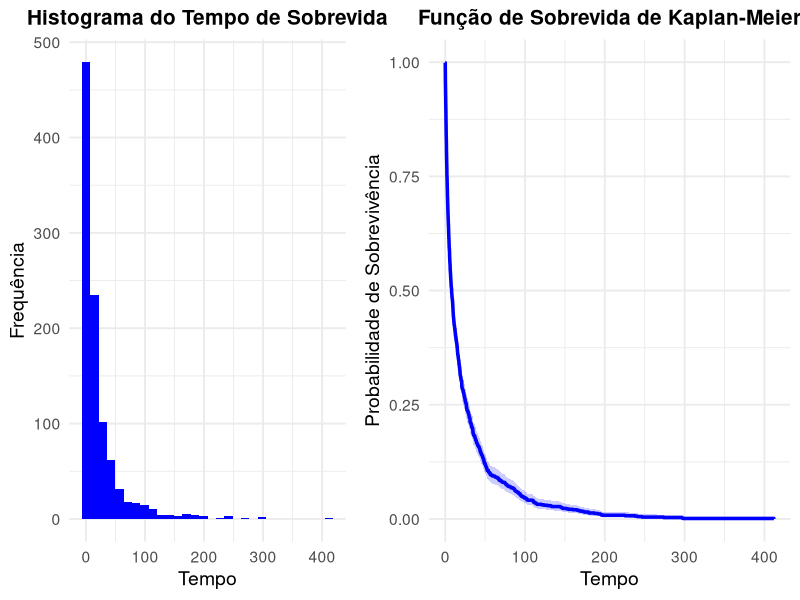
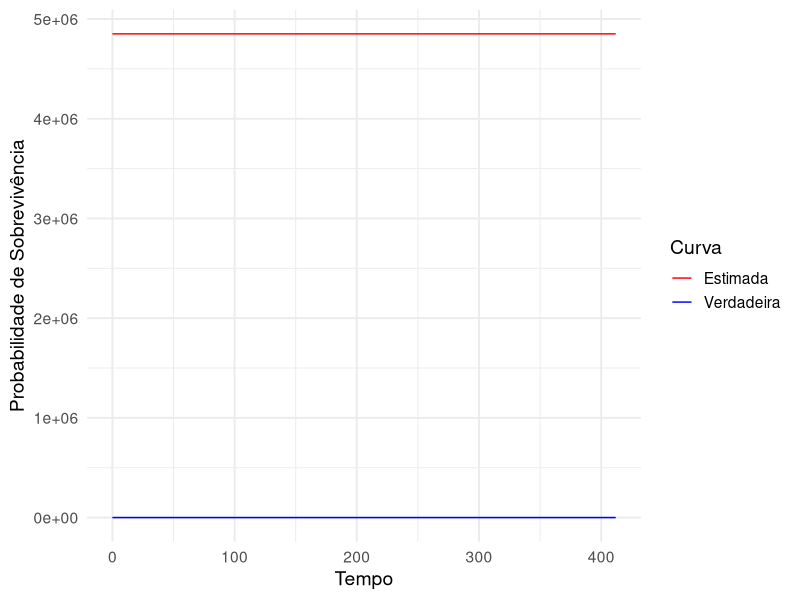

Recreate these plots in R, in order.
# -------------------------------------------------------------
# -------------------------------------------------------------
# -------------------------------------------------------------
# Análise de Sobrevivência - Modelos de Tempo de Vida Acelerado
# Analista de Sobrevicência: Breno C R da Silva
# -------------------------------------------------------------
# -------------------------------------------------------------
# -------------------------------------------------------------

# -----------------------
# [1] Ativação de Pacotes
# -----------------------

library(ggplot2)
library(gridExtra)

library(survival)

set.seed(123456789)

# ----------------------------
# [2] Distribuição Exponencial
# ----------------------------
# ------------------------------
# [2.2] Simulação de Monte Carlo
# ------------------------------
# ---------------------------
# [2.2.1] Função de Simulação
# ---------------------------

myRexp <- function(n, rate, coVariates, vecCoef) {
  # Uniforme(0, 1)
  U <- runif(n, 0, 1)
  
  # Combinação linear dos preditores lineares
  effect <- coVariates %*% vecCoef
  
  # Tempos de sobrevivência
  times <- - exp(effect) * log(1 - U) / rate
  
  return(times)
}

# --------------------------
# [2.2.2] Simulação de Dados
# --------------------------

set.seed(123456789)

# Tamanho da amostra e número de variáveis
n <- 1000
p <- 2

# Parâmetro da distribuição exponencial
taxa <- 1

# Matriz Design
x1 <- rnorm(n, 0, 1)
x2 <- rbinom(n, 1, 0.5)
X <- matrix(
  data = c(rep(1, n), x1, x2),
  nrow = n, ncol = p + 1
)

# Vetor de Coeficientes Betas
betas <- matrix(data = c(1.5, 2/3, 2), nrow = p + 1, ncol = 1)

# Simulando o Tempo de Sobrevivência
timesSurv <- myRexp(n, taxa, X, betas)

# ------------------------------
# [2.2.1] Visualizações Gráficas
# ------------------------------

# Histograma
g1 <- ggplot(data = data.frame(Tempo = timesSurv), aes(x = Tempo)) +
  geom_histogram(fill = "blue") +
  labs(title = "Histograma do Tempo de Sobrevida",
       x = "Tempo", y = "Frequência") +
  theme_minimal(base_size = 14) +
  theme(
    plot.title = element_text(hjust = 0.5, face = "bold", size = 15)
  )

# Função de Sobrevivência
cens <- rep(1, n)
ekm <- survfit(Surv(timesSurv, cens)~1)
ekm_data <- data.frame(
  time = ekm$time,
  survival = ekm$surv,
  lower = ekm$lower,
  upper = ekm$upper
)
g2 <- ggplot(ekm_data, aes(x = time, y = survival)) +
  geom_step(color = "blue", size = 1.2) +
  geom_ribbon(aes(ymin = lower, ymax = upper), fill = "blue", alpha = 0.2) +
  labs(
    title = "Função de Sobrevida de Kaplan-Meier",
    x = "Tempo",
    y = "Probabilidade de Sobrevivência",
  ) +
  theme_minimal(base_size = 14) +
  theme(
    plot.title = element_text(hjust = 0.5, face = "bold", size = 15)
  )

# Combine os gráficos em um subplot com duas colunas e uma linha
grid.arrange(g1, g2, ncol = 2, widths=c(1, 1.25))

# ---------------------------
# [3] Estimação de Parâmetros
# ---------------------------

# -----------------------------------
# [3.1] Ajuste pelo Pacote "Survival"
# -----------------------------------

fit1 <- survreg(formula = Surv(timesSurv, cens)~x1 + x2, 
                dist = "exponential")
summary(fit1)

# --------------------
# [3.1] Via otimização
# --------------------

# ---------------------------
# [3.1.1] Log-Verossimilhança
# ---------------------------

logVerossimil <- function(theta, coVariates, times) {
  # Comprimento do vetor de parâmetros
  nPar <- length(theta)
  
  # Parâmetro de Taxa e Preditores Lineares
  rate <- theta[1]
  betas <- theta[2:nPar]
  

  # Combinação linear dos preditores lineares
  effect <- coVariates %*% betas
  
  # Função de Log-verossimilhança
  flv <- n * log(rate) - rate * sum(times / exp(effect))
  
  return(-flv)
}

# --------------------
# [3.1.1] Função optim
# --------------------

theta0 <- rep(1.5, 4) # Chute inicial

# Aplicação do algoritmo
estimate <- optim(
  par = theta0,
  fn = logVerossimil,
  method = "BFGS",
  hessian = TRUE,
  coVariates = X,
  times = timesSurv
)

# Resultados
print(estimate)

# --------------
# [4] Comparação
# --------------

thetaEst <- estimate$par
nPar <- length(thetaEst)

# Função de Sobrevivência
Stexp <- function(t, alpha, betas, X) alpha * exp(- alpha * ( t / exp(X %*% betas) ) )


# Formatando como DataFrame
DataExp <- data.frame(Time = timesSurv, 
                      Survival = Stexp(timesSurv, taxa, betas, X),
                      EMV_Survival = Stexp(timesSurv, thetaEst[1], thetaEst[2:nPar], X))

# Gráfico com ggplot2
ggplot(DataExp, aes(x = Time)) +
  geom_line(aes(y = Survival, color = "Verdadeira")) +
  geom_line(aes(y = EMV_Survival, color = "Estimada")) +
  labs(x = "Tempo", y = "Probabilidade de Sobrevivência") +
  scale_color_manual(name = "Curva", values = c("Verdadeira" = "blue", "Estimada" = "red")) +
  theme_minimal(base_size = 14)